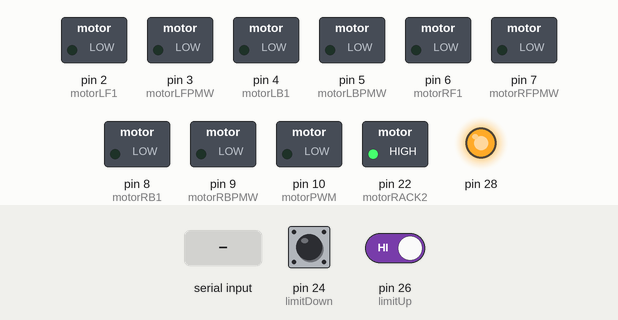
This sketch was run on a simulated Arduino Mega 2560, built with avr-gcc and run on an emulated ATmega2560. Parts: switched loads named in the sketch (green lamp = pin HIGH), output pins drawn as LEDs (lit = HIGH). The inputs (shaded band) are chosen by the test bench; at power-on: pin 24 (limitDown) HIGH, pin 26 (limitUp) HIGH. What the sketch prints to the serial monitor is not drawn.

Above: at 1.2 s.
1.3 s: pin 24 (limitDown) pulled LOW for 0.15 s
At 1.38 s:
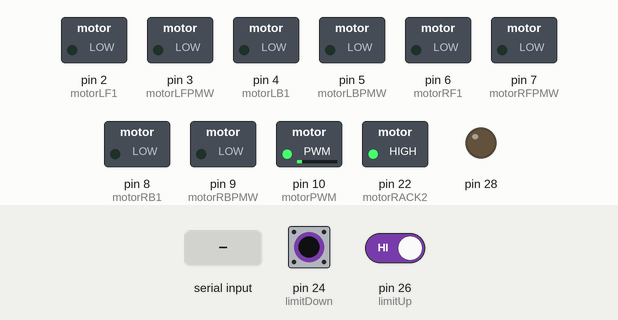
2.9 s: "1,90,45\n" received over the second serial link
At 3.6 s:
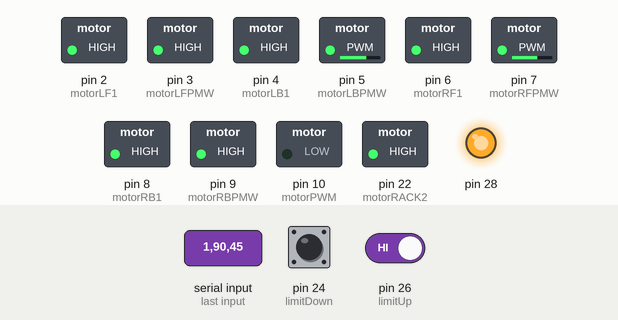
4.4 s: pin 24 (limitDown) pulled LOW for 1 s
At 4.9 s:
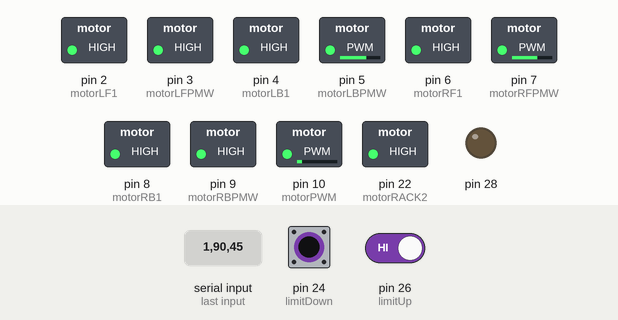
6.9 s: pin 24 (limitDown) pulled LOW for 3.2 s
At 11.3 s:
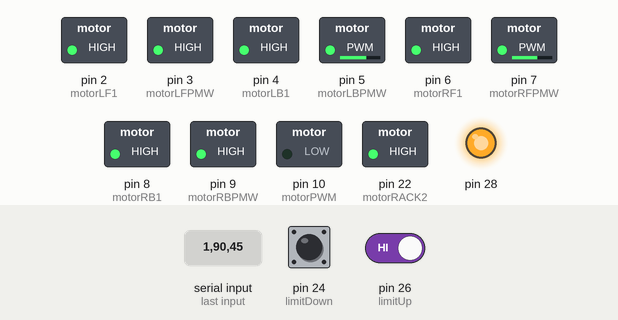
11.6 s: pin 24 (limitDown) driven LOW and pin 26 (limitUp) driven LOW
At 12.7 s:
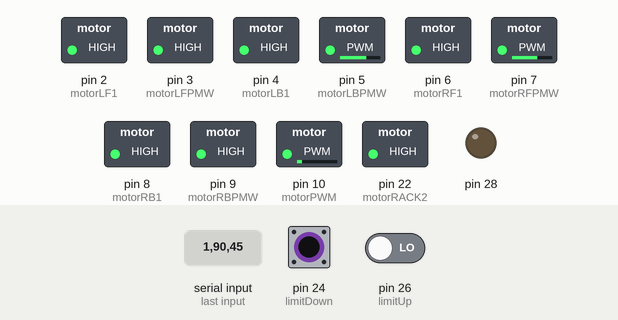
14.6 s: pin 24 (limitDown) driven HIGH
At 15.4 s:
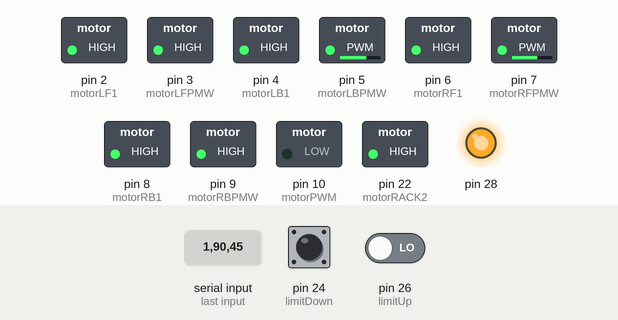
Timing chart, 0 to 17.1 s (numbered marks = the images above; inputs shaded):
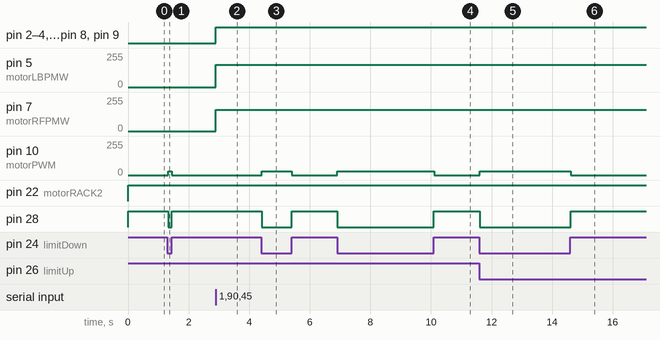

The sketch:

Ultrasonic.ino
```cpp
// void Ultrasonic() {
//   readUltrasonic(Serial3, data1, distance1, "📏 เซ็นเซอร์ 1");
//   readUltrasonic(Serial2, data2, distance2, "📏 เซ็นเซอร์ 2");
// }

// void readUltrasonic(HardwareSerial &port, unsigned char *data, float &distance, const char* label) {
//   if (port.available() >= 4) {
//     for (int i = 0; i < 4; i++) {
//       data[i] = port.read();
//     }

//     if (data[0] == 0xFF) {
//       int sum = (data[0] + data[1] + data[2]) & 0xFF;
//       if (sum == data[3]) {
//         distance = (data[1] << 8) + data[2];
//         distance = distance / 10.0;

//         // Serial.print(label);
//         // Serial.print(": ");
//         // Serial.print(distance, 1);
//         // Serial.println(" cm");
//       } else {
//         // Serial.print(label);
//         // Serial.println(" ⚠️ เช็กซัมไม่ตรง");
//       }
//     }
//   }
//   // Serial.print(distance1);
//   // Serial.print(".    |.  ");
//   // Serial.println(distance2);

// }
```

Arduino_mainB_testing.ino
```cpp
String inputData = "";
int speed = 0, strafe = 0, turn = 0;
int auto_up = 0, Spread = 0;
int rackup =0,slow_mode =0;
int manual_rack_down =0,manual_rack_up = 0;
bool isManualLock = false;  // อยู่ในโหมด manual หรือไม่
int manual_unlock_button = 0;  // ปุ่มจากจอยใช้สำหรับปลด manual lock
//DC motor
#define motorLF1 2    // Digital (ทิศทาง)
#define motorLFPMW 3  // PWM (ความเร็ว)

// BACK LEFT MOTOR
#define motorLB1 4    // Digital
#define motorLBPMW 5  // PWM

// FRONT RIGHT MOTOR
#define motorRF1 6    // Digital
#define motorRFPMW 7  // PWM

// BACK RIGHT MOTOR
#define motorRB1 8    // Digital
#define motorRBPMW 9  // PWM

// #define up_rack 28
// #define vcc_rack 22

#define motorRACK1 28. // if high down rack
#define motorRACK2 22 //if high up rack
#define motorPWM   10  //  ต้องเป็นขา PWM เช่น D3, D5, D6, D9, D10, D11

int rackPower = 200;  // ระดับความแรง (0–255)

// #define pneup 28

#define limitUp    26    // ลิมิตบน
#define limitDown  24    // ลิมิตล่าง

void setup() {
  Serial.begin(115200);  // Start the built-in serial communication for debugging
  Serial1.begin(115200);
  pinMode(motorLF1, OUTPUT);
  pinMode(motorLFPMW, OUTPUT);
  pinMode(motorLB1, OUTPUT);
  pinMode(motorLBPMW, OUTPUT);
  pinMode(motorRF1, OUTPUT);
  pinMode(motorRFPMW, OUTPUT);
  pinMode(motorRB1, OUTPUT);
  pinMode(motorRBPMW, OUTPUT);
  pinMode(motorRACK1, OUTPUT);
  pinMode(motorRACK2, OUTPUT);
  pinMode(motorPWM, OUTPUT);
  pinMode(limitUp, INPUT_PULLUP);
  pinMode(limitDown, INPUT_PULLUP);
}

void loop() {
  // Controller inputs
  while (Serial1.available()) {
    char c = Serial1.read();
    if (c == '\n') {
      parseSerialData(inputData);
      inputData = "";
    } else {
      inputData += c;
    }
  }

  int motor1Speed,motor2Speed,motor3Speed,motor4Speed;


  if (slow_mode==1){
  motor1Speed = (speed + strafe + turn)/3;    // LF
  motor2Speed = (speed - strafe - turn)/3;    // RF
  motor3Speed = (speed - strafe + turn)/3;    // LB
  motor4Speed = (speed + strafe - turn)/3;
  }else{
    // Calculate motor speeds
  motor1Speed = speed + strafe + turn;    // LF
  motor2Speed = speed - strafe - turn;    // RF
  motor3Speed = speed - strafe + turn;    // LB
  motor4Speed = speed + strafe - turn;    // RB
  }

  // Normalize speeds
  motor1Speed = adjust_speed(motor1Speed);
  motor2Speed = adjust_speed(motor2Speed);
  motor3Speed = adjust_speed(motor3Speed);
  motor4Speed = adjust_speed(motor4Speed);

  int maxMotorSpeed = max(max(abs(motor1Speed), abs(motor2Speed)), max(abs(motor3Speed), abs(motor4Speed)));
  if (maxMotorSpeed > 128) {
    motor1Speed = (motor1Speed * 128) / maxMotorSpeed;
    motor2Speed = (motor2Speed * 128) / maxMotorSpeed;
    motor3Speed = (motor3Speed * 128) / maxMotorSpeed;
    motor4Speed = (motor4Speed * 128) / maxMotorSpeed;
  }

  // Control motors
  ControlMotor(motor1Speed, motorLF1, motorLFPMW);
  ControlMotor(motor2Speed, motorRF1, motorRFPMW);
  ControlMotor(motor3Speed, motorLB1, motorLBPMW);
  ControlMotor(motor4Speed, motorRB1, motorRBPMW);
  // กด manual → ใช้ manual_rack แทน auto_racking ทันที
if (manual_rack_up == 1 || manual_rack_down == 1) {
  isManualLock = true;

}
//ถ้ากดปุ่มปลด manual → กลับไป auto ได้
if (manual_unlock_button == 1) {
  isManualLock = false;
}
//ตัดสินใจว่าต้องใช้ฟังก์ชันไหน
if (isManualLock) {
  manual_rack(manual_rack_up, manual_rack_down);
  Serial.println("manual");
} else {
  auto_racking(auto_up);
  Serial.println("auto_racking");
}
  // spreading(Spread);
  //Serial.println(speed);
  delay(25);
}
void parseSerialData(String data) {
  // Serial.print("raw: ");
  // Serial.println(data);

  int values[25];
  int index = 0;
  int lastIndex = 0;

  for (int i = 0; i < data.length(); i++) {
    if (data.charAt(i) == ',') {
      values[index++] = data.substring(lastIndex, i).toInt();
      lastIndex = i + 1;
    }
  }
  values[index] = data.substring(lastIndex).toInt();  // ตัวสุดท้าย

  if (index >= 2) {
    turn   = values[0];
    strafe = values[2];
    speed  = values[1];
    auto_up = values[3];
    slow_mode = values[4];
    manual_rack_up = values[5];
    manual_rack_down = values[6];
    manual_unlock_button = values[7];
  }

  // Serial.print("Parsed → Turn: ");
  // Serial.print(turn);
  // Serial.print(" | Strafe: ");
  // Serial.print(strafe);
  // Serial.print(" | Speed: ");
  // Serial.print(speed);
  // Serial.print(" | Rack: ");
  // Serial.println(Up);
}
```

Motor.ino
```cpp
void ControlMotor(int speed, int A, int PWM) {
  if (speed > 0) {
    digitalWrite(A, HIGH);
  } else if (speed < 0) {
    digitalWrite(A, LOW);
  } else {
    digitalWrite(A, LOW);
  }

  int frequency = map(abs(speed), 0, 128, 0, 500);
  if (frequency > 255) {
    frequency = 255;
  }
  analogWrite(PWM, frequency);
}

int adjust_speed(int speed) {
  if (abs(speed) < 10) {
    return 0;
  }
  return speed;
}
```

Pneumetic.ino
```cpp
// void spreading(int sd) {
//   static unsigned long obstacleStartTime = 0;
//   static bool isTooClose = false;
//   static bool speedTriggered = false;

//   bool tooClose = (distance1 < 50) || (distance2 < 50);

//   // spread ทำงานตามคำสั่ง sd ได้ตลอด (แม้เจอวัตถุ)
//   if (sd == 0) {
//     digitalWrite(spread, LOW);
//   } else if (sd == 1) {
//     digitalWrite(spread, HIGH);
//   }

//   // ถ้ามีวัตถุใกล้เข้ามา
//   if (tooClose) {
//     if (!isTooClose) {
//       obstacleStartTime = millis();   // เริ่มจับเวลา
//       isTooClose = true;
//       speedTriggered = false;
//     }

//     // หลังจากเจอวัตถุใกล้ > 1 วิ → หุบ และสั่งถอย 1 ครั้ง
//     if (millis() - obstacleStartTime >= 500) {
//       digitalWrite(spread, LOW);

//       if (!speedTriggered) {
//         speed = -128;
//         delay(500);
//         speedTriggered = true;
//         Serial.println("⚠️ หุบ + ถอย 1 ครั้ง (speed = -128)");
//       }
//     }

//   } else {
//     // รีเซ็ตสถานะเมื่อปลอดภัย
//     isTooClose = false;
//     speedTriggered = false;
//   }
// }
```

Rack.ino
```cpp
bool rackUpReached = false;

void auto_racking(int uk){
  bool upState = digitalRead(limitUp);       // HIGH = ไม่ชน / LOW = ชน
  bool downState = digitalRead(limitDown);

  if (uk == 1 && !rackUpReached && upState == 0) {
    digitalWrite(motorRACK1,HIGH);
    digitalWrite(motorRACK2,LOW);
    analogWrite(motorPWM,120);
  }
  else if (uk == 1 && upState == 1) {
    rackUpReached = true;
    digitalWrite(motorRACK1, HIGH);
    digitalWrite(motorRACK2, HIGH);
    analogWrite(motorPWM, 0);
  }
  else if (uk == 0 && downState == 0) {
    rackUpReached = false;
    digitalWrite(motorRACK1,LOW);
    digitalWrite(motorRACK2,HIGH);
    analogWrite(motorPWM, 30);
  }
  else if (uk == 0 && downState == 1) {
    digitalWrite(motorRACK1, HIGH);
    digitalWrite(motorRACK2, HIGH);
    analogWrite(motorPWM, 0);
  }
}
void manual_rack(int mu, int md){
  bool upState = digitalRead(limitUp);       // HIGH = ไม่ชน / LOW = ชน
  bool downState = digitalRead(limitDown);

  // Serial.print(mu);
  // Serial.print("  ");
  // Serial.print(md);
  // Serial.print("  ");
  // Serial.print(upState);
  // Serial.print("  ");
  // Serial.println(downState);
  if(mu ==1 and upState==1){
    digitalWrite(motorRACK1, HIGH);
    digitalWrite(motorRACK2, HIGH);
    analogWrite(motorPWM, 0);
  }else if(md ==1 and downState==1){
    digitalWrite(motorRACK1, HIGH);
    digitalWrite(motorRACK2, HIGH);
    analogWrite(motorPWM, 0);
  }else if(mu == 1){
    digitalWrite(motorRACK1,HIGH);
    digitalWrite(motorRACK2,LOW);
    analogWrite(motorPWM,100);
  }else if(md ==1){
    digitalWrite(motorRACK1,LOW);
    digitalWrite(motorRACK2,HIGH);
    analogWrite(motorPWM, 20);
  }
  else {
  digitalWrite(motorRACK1, HIGH);
  digitalWrite(motorRACK2, HIGH);
  analogWrite(motorPWM, 0);
}

}
```

gyro_test.ino
```cpp
// void read_gyro(){
//   mpu.update();
//   degree = mpu.getAngleZ() + gz;
//   degree_x = mpu.getAngleX() + gx;
//   degree_y = mpu.getAngleY() + gy;
// }
```

semi_auto.ino
```cpp
// void semi_rotate(int ro){
//   if(ro ==1){
//     turn = 128;
//     delay(2000);
// }
// //delay
// void semi_auto1(int x){
//   if(x == 1){
//     analogWrite(speed,150);
//     //backward
//     digitalWrite(ccfr_dc,HIGH);
//     digitalWrite(cwfr_dc,LOW);
//     digitalWrite(ccfl_dc,LOW);
//     digitalWrite(cwfl_dc,HIGH);
//     digitalWrite(ccbr_dc,HIGH);
//     digitalWrite(cwbr_dc,LOW);
//     digitalWrite(ccbl_dc,LOW);
//     digitalWrite(cwbl_dc,HIGH);
//     delay(400);
//     //45degree
//     digitalWrite(ccfl_dc,LOW);
//     digitalWrite(cwfl_dc,LOW);
//     digitalWrite(ccfr_dc,LOW);
//     digitalWrite(cwfr_dc,HIGH);
//     digitalWrite(ccbl_dc,HIGH);
//     digitalWrite(cwbl_dc,LOW);
//     digitalWrite(ccbr_dc,LOW);
//     digitalWrite(cwbr_dc,LOW);
//     delay(350);
//   }}

//   //millis
//   void semi_auto2(int x){
//     unsigned long currentMillis = millis();
//     if(x == 1){
//       switch (currentState) {
//         case FOR:
//           if (currentMillis - previousMillis >= intervalFor) {
//             previousMillis = currentMillis;
//             currentState = LEFT;
//             digitalWrite(ccfl_dc,LOW);
//             digitalWrite(cwfl_dc,LOW);
//             digitalWrite(ccfr_dc,LOW);
//             digitalWrite(cwfr_dc,HIGH);
//             digitalWrite(ccbl_dc,HIGH);
//             digitalWrite(cwbl_dc,LOW);
//             digitalWrite(ccbr_dc,LOW);
//             digitalWrite(cwbr_dc,LOW);
//           } else {
//             digitalWrite(ccfr_dc,HIGH);
//             digitalWrite(cwfr_dc,LOW);
//             digitalWrite(ccfl_dc,LOW);
//             digitalWrite(cwfl_dc,HIGH);
//             digitalWrite(ccbr_dc,HIGH);
//             digitalWrite(cwbr_dc,LOW);
//             digitalWrite(ccbl_dc,LOW);
//             digitalWrite(cwbl_dc,HIGH);
//           }
//           break;

//         case LEFT:
//           if (currentMillis - previousMillis >= intervalLeft) {
//             previousMillis = currentMillis;
//             currentState = STOP;
//             digitalWrite(cwfr_dc,LOW); //stop
//             digitalWrite(ccfr_dc,LOW);
//             digitalWrite(cwfl_dc,LOW);
//             digitalWrite(ccfl_dc,LOW);
//             digitalWrite(cwbr_dc,LOW);
//             digitalWrite(ccbr_dc,LOW);
//             digitalWrite(cwbl_dc,LOW);
//             digitalWrite(ccbl_dc,LOW);
//           } else {
//             digitalWrite(ccfl_dc,LOW);
//             digitalWrite(cwfl_dc,LOW);
//             digitalWrite(ccfr_dc,LOW);
//             digitalWrite(cwfr_dc,HIGH);
//             digitalWrite(ccbl_dc,HIGH);
//             digitalWrite(cwbl_dc,LOW);
//             digitalWrite(ccbr_dc,LOW);
//             digitalWrite(cwbr_dc,LOW);
//           }
//           break;

//         case STOP:
//           // ไม่ทำอะไรเมื่ออยู่ในสถานะหยุด
//           break;
//       }}
//     else{
//       digitalWrite(cwfr_dc,LOW); //stop
//       digitalWrite(ccfr_dc,LOW);
//       digitalWrite(cwfl_dc,LOW);
//       digitalWrite(ccfl_dc,LOW);
//       digitalWrite(cwbr_dc,LOW);
//       digitalWrite(ccbr_dc,LOW);
//       digitalWrite(cwbl_dc,LOW);
//       digitalWrite(ccbl_dc,LOW);
//     }
//   }
```

Measured:
- after the input at 1.3 s, pin 10 (motorPWM): 0/255 → 30/255 at once, → 0/255 0.13 s later; pin 28: HIGH → LOW at once, → HIGH 0.13 s later
- after the input at 2.9 s, pin 2 (motorLF1), pin 3 (motorLFPMW), pin 4 (motorLB1), pin 6 (motorRF1), pin 8 (motorRB1), pin 9 (motorRBPMW): LOW → HIGH at once; pin 5 (motorLBPMW): 0/255 → 167/255 at once; pin 7 (motorRFPMW): 0/255 → 160/255 at once
- after the input at 4.4 s, pin 10 (motorPWM): 0/255 → 30/255 at once, → 0/255 1.0 s later; pin 28: HIGH → LOW at once, → HIGH 1.0 s later
- after the input at 6.9 s, pin 10 (motorPWM): 0/255 → 30/255 at once, → 0/255 3.2 s later; pin 28: HIGH → LOW at once, → HIGH 3.2 s later
- after the input at 11.6 s, pin 10 (motorPWM): 0/255 → 30/255 at once; pin 28: HIGH → LOW at once
- after the input at 14.6 s, pin 10 (motorPWM): 30/255 → 0/255 at once; pin 28: LOW → HIGH at once
